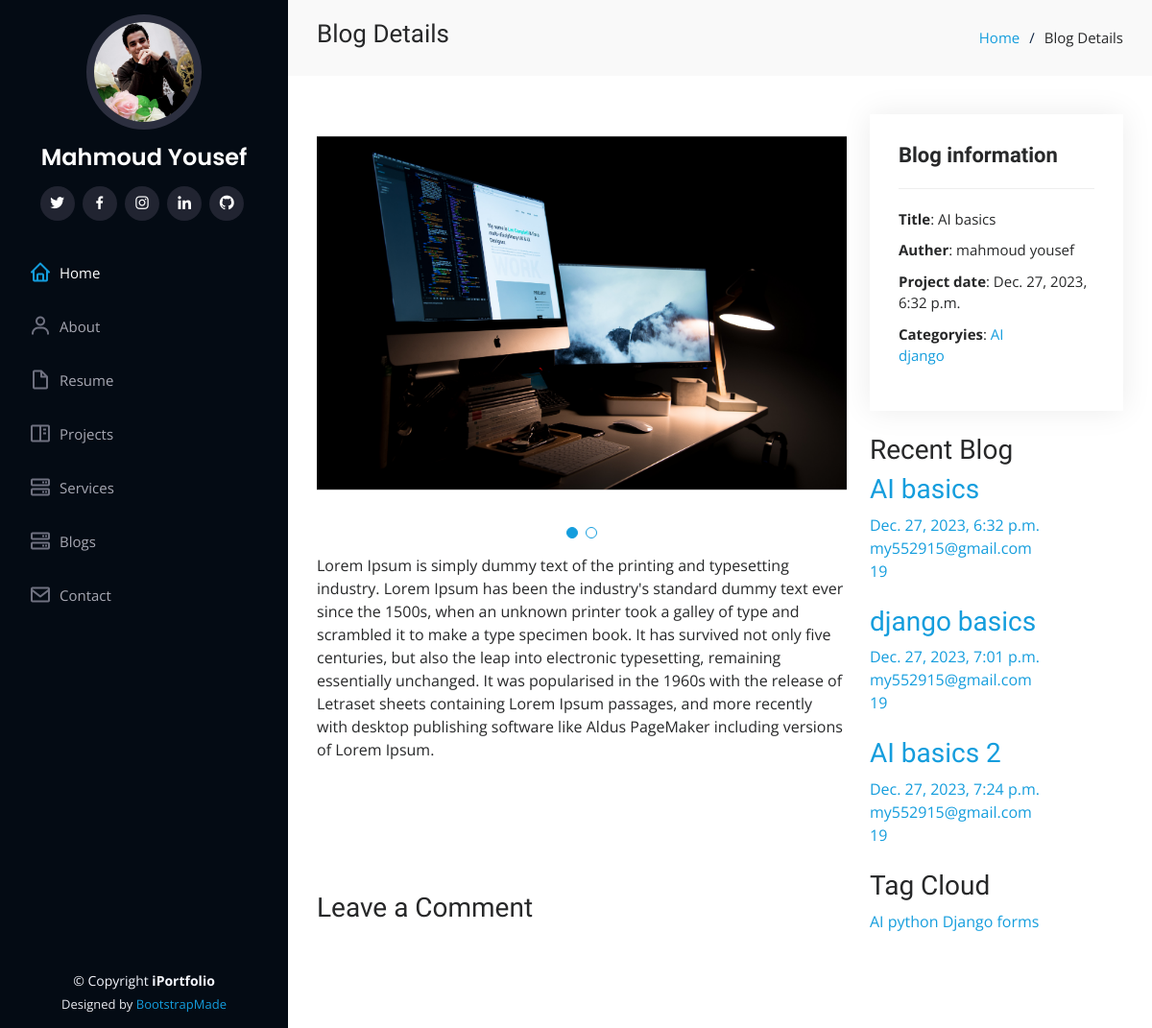
The page /blog/ai-basics on the database as committed earlier.
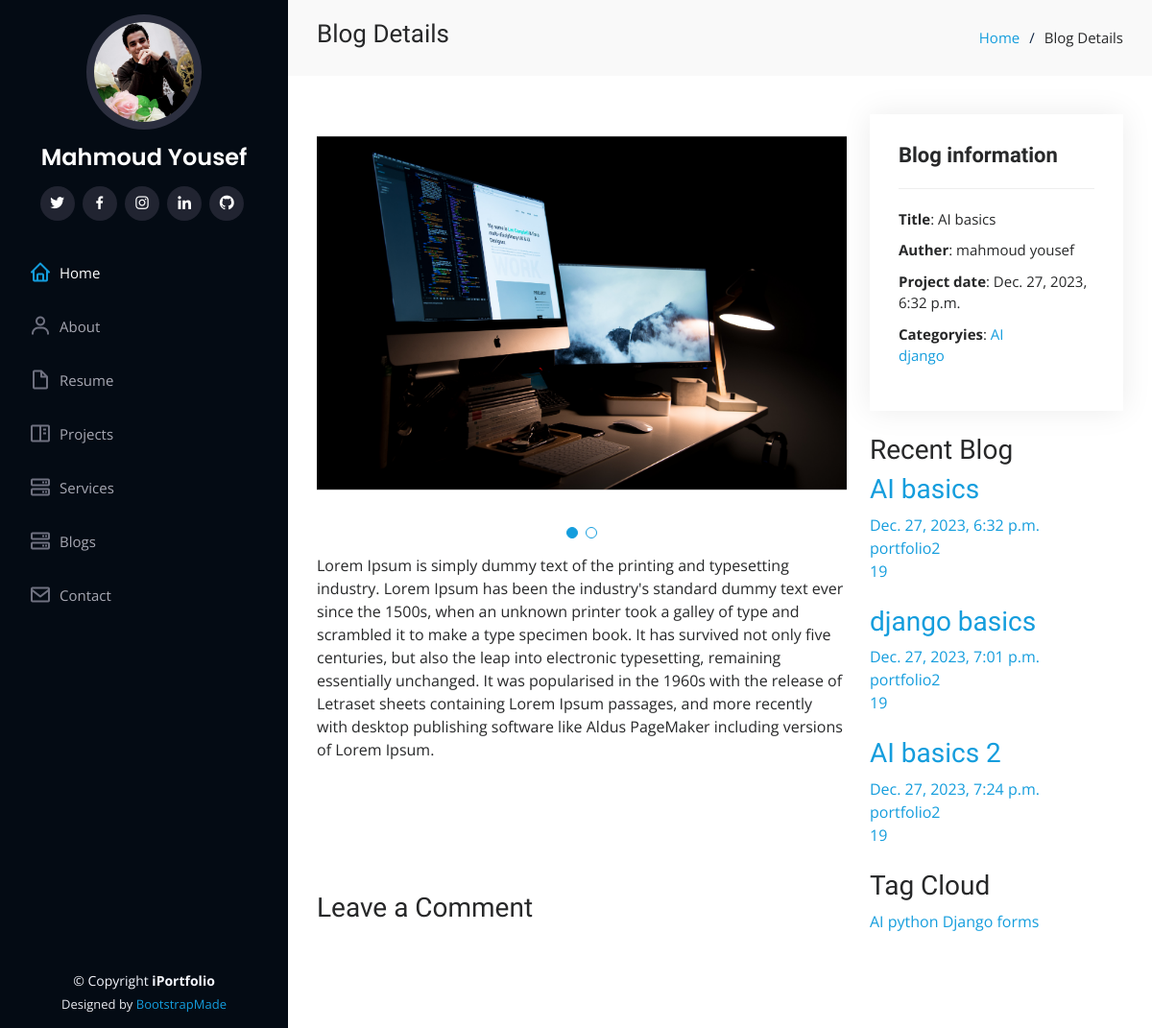
The same page on the database as committed later.
### blog/models.py (models this page shows, shortened)
class Post(models.Model):
    auther = models.ForeignKey(User, related_name="post_auther",verbose_name=('auther'), on_delete=models.CASCADE)
    title = models.CharField(max_length=100,verbose_name=('title'))
    tags = TaggableManager(("tags"))
    image = models.ImageField(("image"),upload_to='post/')
    created_at = models.DateTimeField( ("created_at"),default=timezone.now)
    description = models.TextField(("description"),max_length=100000)
    slug = models.SlugField(null=True,blank=True)
    category = models.ForeignKey('PostCategory',related_name='post_category',verbose_name=('category'),on_delete=models.CASCADE ,null=True,blank=True)
    def __str__(self):
        return self.title
    def get_absolute_url(self):
        return reverse("blog:post_detail", kwargs={"slug": self.slug})

### blog/views.py (the view)
# urls.py: path('<slug:slug>' , views.PostDetail.as_view() , name='post_detail'),
class PostDetail(DetailView):
    model = Post
    template_name = 'blog/post_details.html'
    def get_context_data(self, **kwargs):
        context = super().get_context_data(**kwargs)
        context["categories"] = PostCategory.objects.all().annotate(post_count=Count('post_category'))
        context["tags"] = Tag.objects.all()
        context["recent_posts"] = Post.objects.all()[:3]
        return context

### blog/models.py (called while the page is built)
    def __str__(self):
        return self.name

### blog/templates/blog/post_details.html (shortened to what this page needs)
{% extends "base.html" %}
{% load static %}
{% block body %}
<main id="main">
    <section id="breadcrumbs" class="breadcrumbs">
        <div class="container">
            <div class="d-flex justify-content-between align-items-center">
                <h2>Blog Details</h2>
                <ol>
                    <li><a href="/">Home</a></li>
                    <li>Blog Details</li>
                </ol>
            </div>
        </div>
    </section>
    <section id="portfolio-details" class="portfolio-details">
        <div class="container">
            <div class="row gy-4">
                <div class="col-lg-8">
                    <div class="portfolio-details-slider swiper">
                        <div class="swiper-wrapper align-items-center">
                            {% for image in object.post_image.all %}
                            <div class="swiper-slide">
                                <img src="{{image.image.url}}" alt="">
                            </div>
                            {% endfor %}
                        </div>
                        <div class="swiper-pagination"></div>
                    </div>
                    <p>{{object.description}}</p><br>
                    <div class="pt-5 mt-5">
                    <h3 class="mb-5">Leave a Comment</h3>
                </div>
                </div>
                <div class="col-lg-4">
                    <div class="portfolio-info">
                        <h3>Blog information</h3>
                        <ul>
                            <li><strong>Title</strong>: {{object.title}}</li>
                            <li><strong>Auther</strong>: {{object.auther.first_name}} {{object.auther.last_name}}</li>
                            <li><strong>Project date</strong>: {{object.created_at}}</li>
                            <li><strong>Categoryies</strong>:
                                {% for category in categories %}
                                 <a href="{% url 'blog:post_by_category' category %}">{{category}}</a></li>
                                 {% endfor %}
                        </ul>
                    </div><br>
                    <div class="sidebar-box ftco-animate">
                        <h3 class="heading-sidebar">Recent Blog</h3>
                        {% for post in recent_posts  %}
                        <div class="block-21 mb-4 d-flex">
                            <div class="text">
                                <h3 class="heading"><a href="{{post.get_absolute_url}}">{{post}}</a></h3>
                                <div class="meta">
                                    <div><a href="{{post.get_absolute_url}}">{{post.created_at}}</a></div>
                                    <div><a href="{{post.get_absolute_url}}">{{post.auther}}</a></div>
                                    <div><a href="{{post.get_absolute_url}}"> 19</a>
                                    </div>
                                </div>
                            </div>
                        </div>
                        {% endfor %}
                    </div>
                    <div class="sidebar-box ftco-animate">
                    <h3 class="heading-sidebar">Tag Cloud</h3>
                    <div class="tagcloud">
                        {% for tag in tags  %}
                        <a href="{% url 'blog:post_by_tags' tag %}" class="tag-cloud-link">{{tag}}</a>
                        {% endfor %}
                    </div>
                </div>
                </div>
            </div>
        </div>
    </section>
</main>
{% endblock body%}

Rows that differ between the two databases and show on the page:
changed through a linked row, Post "AI basics": auther "my552915@gmail.com" → "portfolio2"
changed through a linked row, Post "django basics": auther "my552915@gmail.com" → "portfolio2"
changed through a linked row, Post "AI basics 2": auther "my552915@gmail.com" → "portfolio2"
